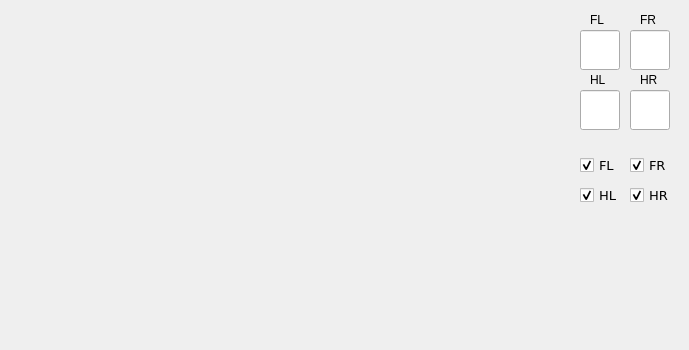
      <widget class="QWidget" name="tab_19">
       <attribute name="title">
        <string>Contact</string>
       </attribute>
       <widget class="QCustomPlot" name="plot_fcontact" native="true">
        <property name="geometry">
         <rect>
          <x>10</x>
          <y>10</y>
          <width>550</width>
          <height>331</height>
         </rect>
        </property>
       </widget>
       <widget class="QLineEdit" name="LE_CONTACT_FL">
        <property name="geometry">
         <rect>
          <x>580</x>
          <y>30</y>
          <width>40</width>
          <height>40</height>
         </rect>
        </property>
        <property name="text">
         <string/>
        </property>
       </widget>
       <widget class="QLineEdit" name="LE_CONTACT_FR">
        <property name="geometry">
         <rect>
          <x>630</x>
          <y>30</y>
          <width>40</width>
          <height>40</height>
         </rect>
        </property>
        <property name="text">
         <string/>
        </property>
       </widget>
       <widget class="QLineEdit" name="LE_CONTACT_HR">
        <property name="geometry">
         <rect>
          <x>630</x>
          <y>90</y>
          <width>40</width>
          <height>40</height>
         </rect>
        </property>
        <property name="text">
         <string/>
        </property>
       </widget>
       <widget class="QLineEdit" name="LE_CONTACT_HL">
        <property name="geometry">
         <rect>
          <x>580</x>
          <y>90</y>
          <width>40</width>
          <height>40</height>
         </rect>
        </property>
        <property name="text">
         <string/>
        </property>
       </widget>
       <widget class="QLabel" name="label_62">
        <property name="geometry">
         <rect>
          <x>590</x>
          <y>10</y>
          <width>20</width>
          <height>20</height>
         </rect>
        </property>
        <property name="font">
         <font>
          <pointsize>9</pointsize>
         </font>
        </property>
        <property name="text">
         <string>FL</string>
        </property>
       </widget>
       <widget class="QLabel" name="label_82">
        <property name="geometry">
         <rect>
          <x>640</x>
          <y>10</y>
          <width>20</width>
          <height>20</height>
         </rect>
        </property>
        <property name="font">
         <font>
          <pointsize>9</pointsize>
         </font>
        </property>
        <property name="text">
         <string>FR</string>
        </property>
       </widget>
       <widget class="QLabel" name="label_83">
        <property name="geometry">
         <rect>
          <x>640</x>
          <y>70</y>
          <width>20</width>
          <height>20</height>
         </rect>
        </property>
        <property name="font">
         <font>
          <pointsize>9</pointsize>
         </font>
        </property>
        <property name="text">
         <string>HR</string>
        </property>
       </widget>
       <widget class="QLabel" name="label_84">
        <property name="geometry">
         <rect>
          <x>590</x>
          <y>70</y>
          <width>20</width>
          <height>20</height>
         </rect>
        </property>
        <property name="font">
         <font>
          <pointsize>9</pointsize>
         </font>
        </property>
        <property name="text">
         <string>HL</string>
        </property>
       </widget>
       <widget class="QCheckBox" name="CB_CONTACT_HR">
        <property name="geometry">
         <rect>
          <x>630</x>
          <y>180</y>
          <width>50</width>
          <height>30</height>
         </rect>
        </property>
        <property name="font">
         <font>
          <family>DejaVu Sans</family>
          <pointsize>10</pointsize>
         </font>
        </property>
        <property name="text">
         <string>HR</string>
        </property>
        <property name="checked">
         <bool>true</bool>
        </property>
       </widget>
       <widget class="QCheckBox" name="CB_CONTACT_HL">
        <property name="geometry">
         <rect>
          <x>580</x>
          <y>180</y>
          <width>50</width>
          <height>30</height>
         </rect>
        </property>
        <property name="font">
         <font>
          <family>DejaVu Sans</family>
          <pointsize>10</pointsize>
         </font>
        </property>
        <property name="text">
         <string>HL</string>
        </property>
        <property name="checked">
         <bool>true</bool>
        </property>
       </widget>
       <widget class="QCheckBox" name="CB_CONTACT_FR">
        <property name="geometry">
         <rect>
          <x>630</x>
          <y>150</y>
          <width>50</width>
          <height>30</height>
         </rect>
        </property>
        <property name="font">
         <font>
          <family>DejaVu Sans</family>
          <pointsize>10</pointsize>
         </font>
        </property>
        <property name="text">
         <string>FR</string>
        </property>
        <property name="checked">
         <bool>true</bool>
        </property>
       </widget>
       <widget class="QCheckBox" name="CB_CONTACT_FL">
        <property name="geometry">
         <rect>
          <x>580</x>
          <y>150</y>
          <width>50</width>
          <height>30</height>
         </rect>
        </property>
        <property name="font">
         <font>
          <family>DejaVu Sans</family>
          <pointsize>10</pointsize>
         </font>
        </property>
        <property name="text">
         <string>FL</string>
        </property>
        <property name="checked">
         <bool>true</bool>
        </property>
       </widget>
      </widget>
